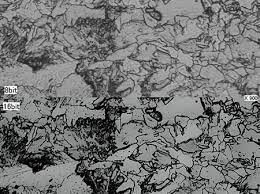
#> input picture image.jpeg, 260 x 194 px
$ python Metalographic_image_processing.py
#> lines starting #> are read from the running program, lines starting #| are printed output that depends on the picture; long printed decimals are rounded
import cv2
import matplotlib.pyplot as plt
import numpy as np
import random

img = cv2.imread(r"image.jpeg",cv2.IMREAD_GRAYSCALE)
#> img: shape (194, 260); min 0, max 255, mean 117.4
img1 = img.copy()
row,col = img.shape
#> row = 194; col = 260
flag = np.zeros((row,col))
cv2.imshow("Original",img)
#print(row,col)

mask = np.array([[1/9,1/99,1/9],
                 [1/9,1/9,1/9],
                 [1/9,1/9,1/9]])

def add_noise(img,prob):
#> called with prob = 0.1
    output = np.zeros(img.shape,dtype="uint8")
    thres = 1 - prob
    for i in range(img.shape[0]):
        for j in range(img.shape[1]):
            rdn = random.random()
            if rdn<prob:
                output[i][j] = 0
            elif rdn>thres:
                output[i][j] = 255
            else:
                output[i][j] = img[i][j]
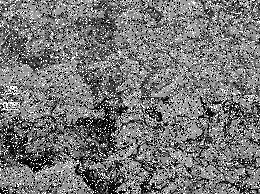
#> output: shape (194, 260); min 0, max 255, mean 119.3
    return output

img = add_noise(img,0.1)

mean = cv2.filter2D(img,kernel=mask,ddepth=-1)
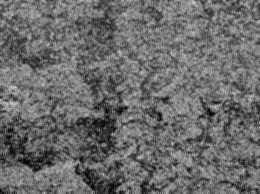
#> mean: shape (194, 260); min 2, max 207, mean 107.2

median = cv2.medianBlur(img,3)
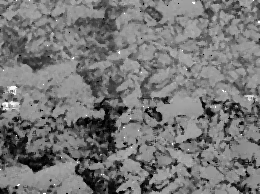
#> median: shape (194, 260); min 0, max 255, mean 118.9

cv2.imshow("Input",img)
cv2.imshow("Mean",mean)
cv2.imshow("Median",median)

for i in range(row):
    for j in range(col):
        if img[i][j]==255 :
            flag[i][j]=1
        elif img[i][j]==0 :
            flag[i][j]=-1
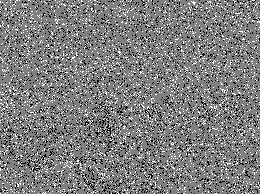
#> flag: shape (194, 260) float64; min -1, max 1, mean -0.0179; drawn with min black and max white


def calculate_miu(start_r,start_c,size):
    sum = 0
    for i in range(start_r,start_r+size):
        for j in range(start_c,start_c+size):
            sum = sum + img[i][j]
    miu = sum / (size*size)

    return miu,sum

def check_extreme_are_noise(start_r,start_c,size):
    miu,sum = calculate_miu(start_r,start_c,size)
    w = miu / (size*size)
    c = (1/3)*size*size
    #print("Sum : ",sum)
    if size==3:
        if w<2:
            return True

        else:
            return False

    elif size==5:
        if w<4:
            return True
        else:
            return False

    else:
        if w<11:
            return True
        else:
            return False


def remove_noise_pixcels(start_r,start_c,size):
    Qij = []
    x = 0
    for i in range(start_r,start_r+size):
        for j in range(start_c,start_c+size):
            if flag[i][j]!=1 or flag[i][j]!=-1:
                Qij.append(img[i][j])
                x = x + 1
    return Qij


def calculate_weights(start_r,start_c,size):
    weights = []
    Qij = remove_noise_pixcels(start_r,start_c,size)
    miu,sum = calculate_miu(start_r,start_c,size)

    for i in Qij:
        weight = np.exp(-((miu - i) * 2) / (2 * 70 * 2))
        weights.append(weight)
    #print("\nWeight")
    #print(weights)
    return weights

def mult_weight(start_r,start_c,size):
    Qij = remove_noise_pixcels(start_r,start_c,size)
    weights = calculate_weights(start_r,start_c,size)
    mult = []

    for i in range(size*size):
        mult.append(Qij[i])

    return mult


def calculate_filtering_result(mult):
    mult = sorted(mult)
    len_mult = len(mult)
    sum = 0
    for i in range(len_mult):
        sum = sum + mult[i]

    mean = sum / (len_mult)

    median = 0

    if len_mult%2==0:
        center = int(len_mult/2)
        median = (mult[center] + mult[center+1])/2

    elif len_mult%2!=0:
        center = len_mult/2
        center = int(center + 0.5)
        median = mult[center]
    #print()
    #print("Mean : ",mean)
    #print("Median : ",median)
    if mean>median :
        return mean

    elif mean<median:
        return median

    else:
        return mean

def final_output(start_r,start_c,size):
    mult = mult_weight(start_r,start_c,size)
    value = int(calculate_filtering_result(mult))
    for i in range(start_r,start_r+size):
        for j in range(start_c,start_c+size):
            if flag[i][j]==1 or flag[i][j]==-1:
                img[i][j] = value

    return img

start_r,start_c = 0,0
sizef = 3
sizes = 5
sizet = 7

count = 0
flagc = "a"

while True:
    #print()
    #print("Start_r",start_r)
    #print("Start_c",start_c)
    flagc = "a"

    size = sizef

    if start_c + size > col :
        start_c = 0
        start_r = start_r + 3

    if start_r + size > row:
        break

    check = check_extreme_are_noise(start_r,start_c,size)
    if check==True:
        final_output(start_r,start_c,size)

    elif check==False:
        size = sizes
        if start_c + size <= col and start_r + size <= row:
            check = check_extreme_are_noise(start_r,start_c,size)
            if check==True:
                final_output(start_r,start_c,size)

            elif check==False:
                size = sizet
                if start_c + size <= col and start_r + size <= row:
                    check = check_extreme_are_noise(start_r,start_c,size)
                    if check==True:
                        final_output(start_r,start_c,size)
    size = 3
    if start_r + size > row:
        break

    if start_c + size > col and start_r + size <= row:
        start_c = 0
        flagc = "b"
        start_r = start_r + 3

    if flagc == "a" :
        if start_c + size <= col and start_r + size <= row:
            start_c = start_c + 3
#> after the loop, start_c = 0; start_r = 192

count,countm,countme = 0,0,0,
for i in range(row):
    for j in range(col):
        if img[i][j] == img1[i][j]:
            count = count + 1
        if img[i][j] == mean[i][j]:
            countm = countm + 1
        if img[i][j]  == median[i][j]:
            countme = countme + 1
#> after the loop, count = 39659; countm = 533; countme = 8429

accuracy = (count / (row*col))*100
#> accuracy = 78.63
print("Our Method : ",accuracy,"%")
#| Our Method :  78.626 %
accuracym = (countm / (row*col))*100
#> accuracym = 1.06
print("Mean Average : ",accuracym,"%")
#| Mean Average :  1.057 %
accuracyme = (countme / (row*col))*100
#> accuracyme = 16.71
print("Median Accuracy : ",accuracyme,"%")
#| Median Accuracy :  16.711 %

cv2.imshow("output",img)
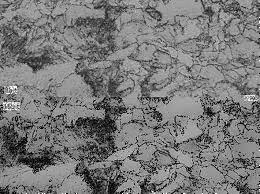
#> window 'output': shape (194, 260); min 0, max 255, mean 121.5
cv2.waitKey(0)
